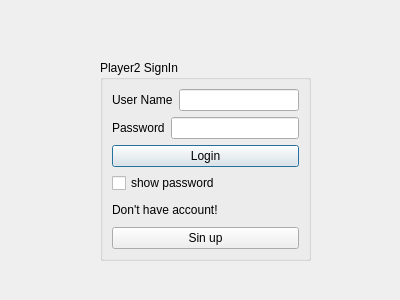
<?xml version="1.0" encoding="UTF-8"?>
<ui version="4.0">
 <class>signin2</class>
 <widget class="QDialog" name="signin2">
  <property name="geometry">
   <rect>
    <x>0</x>
    <y>0</y>
    <width>400</width>
    <height>300</height>
   </rect>
  </property>
  <property name="windowTitle">
   <string>Dialog</string>
  </property>
  <widget class="QGroupBox" name="groupBox">
   <property name="geometry">
    <rect>
     <x>100</x>
     <y>60</y>
     <width>211</width>
     <height>201</height>
    </rect>
   </property>
   <property name="title">
    <string>Player2 SignIn</string>
   </property>
   <layout class="QVBoxLayout" name="verticalLayout_2">
    <item>
     <layout class="QVBoxLayout" name="verticalLayout">
      <item>
       <layout class="QHBoxLayout" name="horizontalLayout_3">
        <item>
         <widget class="QLabel" name="label">
          <property name="text">
           <string>User Name</string>
          </property>
         </widget>
        </item>
        <item>
         <widget class="QLineEdit" name="lineEdit_username2"/>
        </item>
       </layout>
      </item>
      <item>
       <layout class="QHBoxLayout" name="horizontalLayout">
        <item>
         <widget class="QLabel" name="label_2">
          <property name="text">
           <string>Password</string>
          </property>
         </widget>
        </item>
        <item>
         <widget class="QLineEdit" name="lineEdit_password2"/>
        </item>
       </layout>
      </item>
     </layout>
    </item>
    <item>
     <widget class="QPushButton" name="pushButton_login2">
      <property name="text">
       <string>Login</string>
      </property>
     </widget>
    </item>
    <item>
     <widget class="QCheckBox" name="checkBox_showpassword">
      <property name="text">
       <string>show password</string>
      </property>
     </widget>
    </item>
    <item>
     <widget class="QLabel" name="label_3">
      <property name="text">
       <string>Don't have account!</string>
      </property>
     </widget>
    </item>
    <item>
     <widget class="QPushButton" name="pushButton_signup2">
      <property name="text">
       <string>Sin up</string>
      </property>
     </widget>
    </item>
   </layout>
  </widget>
 </widget>
 <resources/>
 <connections/>
</ui>
